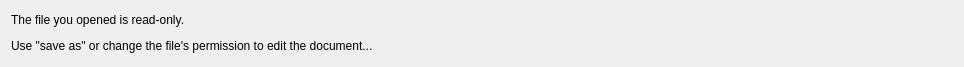
<?xml version="1.0" encoding="UTF-8"?>
<ui version="4.0">
 <class>Form</class>
 <widget class="QWidget" name="Form">
  <property name="geometry">
   <rect>
    <x>0</x>
    <y>0</y>
    <width>964</width>
    <height>67</height>
   </rect>
  </property>
  <property name="windowTitle">
   <string>Form</string>
  </property>
  <layout class="QHBoxLayout" name="horizontalLayout_2">
   <item>
    <widget class="QLabel" name="lblDescription">
     <property name="sizePolicy">
      <sizepolicy hsizetype="Expanding" vsizetype="Preferred">
       <horstretch>0</horstretch>
       <verstretch>0</verstretch>
      </sizepolicy>
     </property>
     <property name="text">
      <string>&lt;html&gt;&lt;head/&gt;&lt;body&gt;&lt;p&gt;The file you opened is read-only.&lt;/p&gt;&lt;p&gt;Use &amp;quot;save as&amp;quot; or change the file's permission to edit the document...&lt;/p&gt;&lt;/body&gt;&lt;/html&gt;</string>
     </property>
     <property name="wordWrap">
      <bool>true</bool>
     </property>
    </widget>
   </item>
  </layout>
 </widget>
 <resources/>
 <connections/>
</ui>
